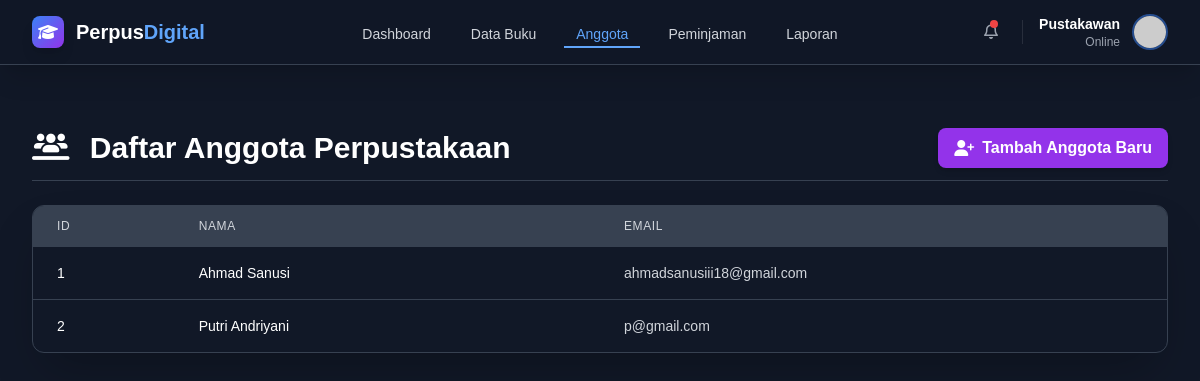
/members, run on the app's committed database.
### tables this page shows
CREATE TABLE members (
        id INTEGER PRIMARY KEY AUTOINCREMENT,
        name TEXT,
        email TEXT
    );

### app/routes.py (the view)
@main.route('/members')
def members():
    members = service.get_members()
    return render_template('members.html', members=members)

### app/database.py (called while the page is built)
def get_connection():
    conn = sqlite3.connect("library.db")
    conn.row_factory = sqlite3.Row  # supaya bisa akses kolom dengan nama
    return conn

### app/services.py (called while the page is built)
    def get_members(self):
        with get_connection() as conn:
            cursor = conn.cursor()
            cursor.execute("SELECT * FROM members")
            return cursor.fetchall()

### app/templates/members.html
{% extends "base.html" %}
{% block content %}
<div class="mt-8">
    <div class="flex justify-between items-center mb-6 border-b border-gray-700 pb-3">
        <h2 class="text-3xl font-bold text-white">
            <i class="fa-solid fa-users-line text-white mr-3"></i> Daftar Anggota Perpustakaan
        </h2>
        <a href="{{ url_for('main.add_member') }}"
           class="bg-purple-600 hover:bg-purple-700 text-white font-semibold py-2 px-4 rounded-lg shadow-md transition duration-200 flex items-center gap-2">
            <i class="fa-solid fa-user-plus"></i> Tambah Anggota Baru
        </a>
    </div>
    <div class="overflow-x-auto bg-gray-800 rounded-xl shadow-2xl border border-gray-700">
        <table class="min-w-full divide-y divide-gray-700">
            <thead class="bg-gray-700">
                <tr>
                    <th class="px-6 py-3 text-left text-xs font-medium text-gray-300 uppercase tracking-wider w-1/12">ID</th>
                    <th class="px-6 py-3 text-left text-xs font-medium text-gray-300 uppercase tracking-wider w-3/12">Nama</th>
                    <th class="px-6 py-3 text-left text-xs font-medium text-gray-300 uppercase tracking-wider w-4/12">Email</th>
                    </tr>
            </thead>
            <tbody class="divide-y divide-gray-700">
                {% for member in members %}
                <tr class="hover:bg-gray-700/50 transition duration-150">
                    <td class="px-6 py-4 whitespace-nowrap text-sm font-medium text-white">{{ member['id'] }}</td>
                    <td class="px-6 py-4 whitespace-nowrap text-sm text-white">{{ member['name'] }}</td>
                    <td class="px-6 py-4 whitespace-nowrap text-sm text-gray-300">{{ member['email'] }}</td>
                    </tr>
                {% else %}
                <tr>
                    <td colspan="3" class="px-6 py-10 text-center text-lg text-gray-500">
                        <i class="fa-solid fa-exclamation-triangle mr-2"></i> Belum ada anggota yang terdaftar.
                    </td>
                </tr>
                {% endfor %}
            </tbody>
        </table>
    </div>
</div>
{% endblock %}

### app/templates/base.html (style rules this page uses)
body { padding-top: 64px; background-color: #111827; color: white; min-height: 100vh; }

### data on the page
members: id "1", name "Ahmad Sanusi", email "ahmadsanusiii18@gmail.com"
members: id "2", name "Putri Andriyani", email "p@gmail.com"
